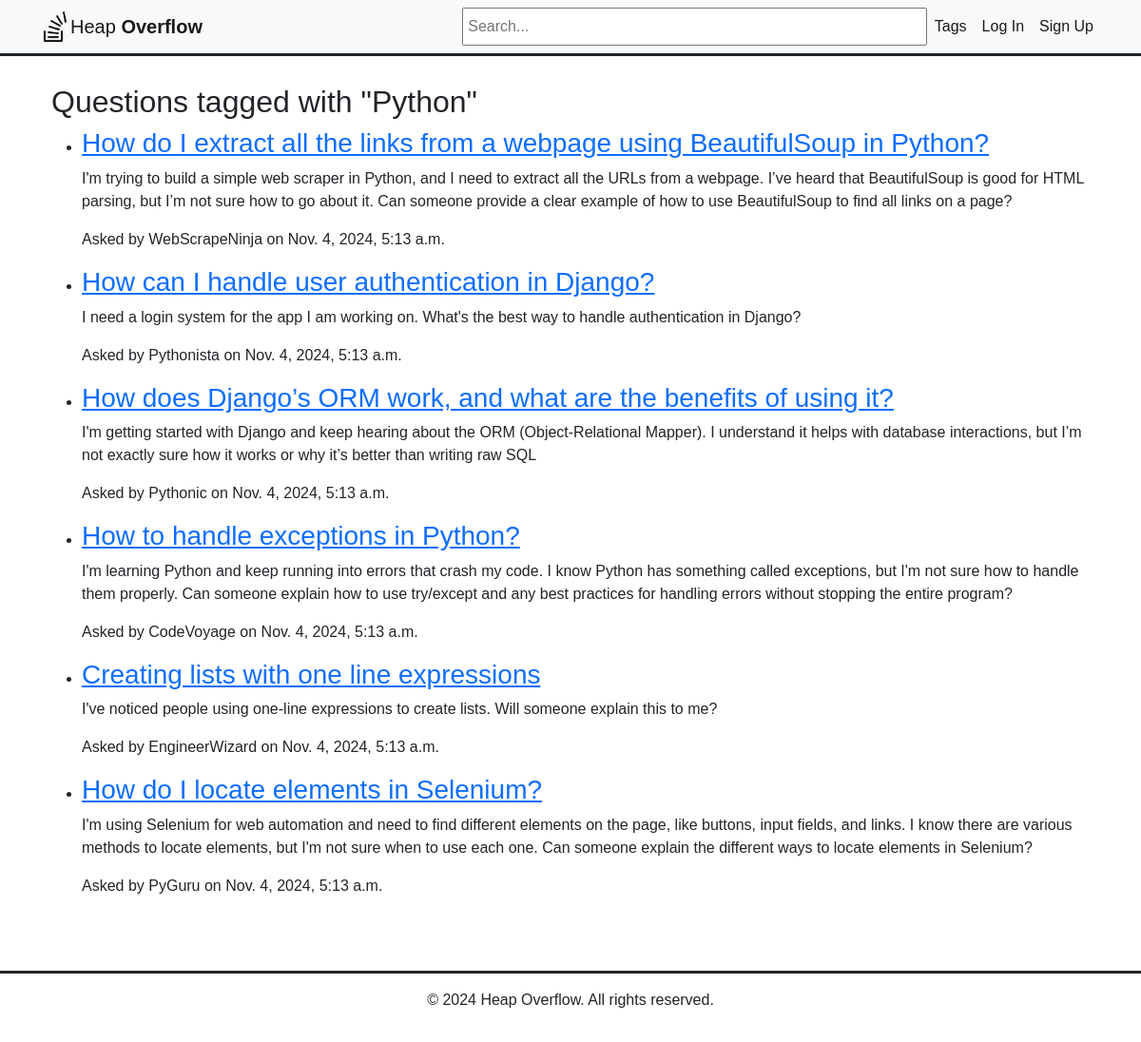
Page /tags/1/ on the earlier database version.
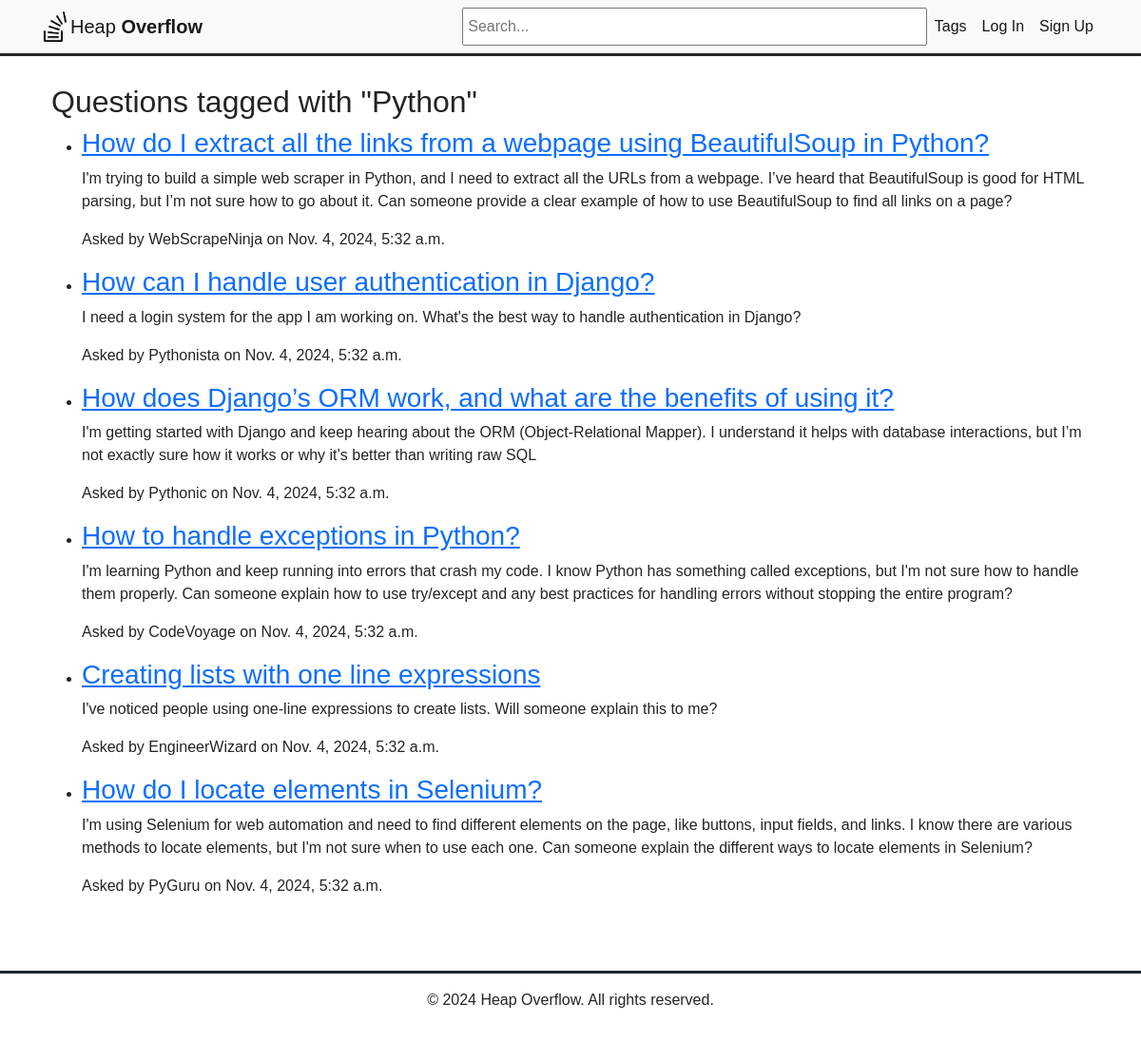
Same page on the later database version.
### heap/models.py (models this page shows, shortened)
class Question(models.Model):
    title = models.CharField(max_length=255)
    body = models.TextField()
    created_at = models.DateTimeField(auto_now_add=True)
    updated_at = models.DateTimeField(auto_now=True)
    author = models.ForeignKey(User, on_delete=models.CASCADE, related_name='questions')
    tags = models.ManyToManyField('Tag', related_name='questions')

### heap/views.py (the view)
# urls.py: path('tags/<int:tag_id>/', views.questions_by_tag, name='questions_by_tag'),
def questions_by_tag(request, tag_id):
    tag = get_object_or_404(Tag, id=tag_id)
    questions = Question.objects.filter(tags=tag)
    return render(request, 'heap/questions_by_tag.html', {'tag': tag, 'questions': questions})

### heap/templates/heap/questions_by_tag.html
{% extends 'heap/base.html' %}
{% block content %}
<div class="container">
    <h2>Questions tagged with "{{ tag.name }}"</h2>
    <ul>
        {% for question in questions %}
            <li>
                <h3><a href="{% url 'question_detail' pk=question.pk %}">{{ question.title }}</a></h3>
                <p>{{ question.body }}</p>
                <p>Asked by {{ question.author }} on {{ question.created_at }}</p>
            </li>
        {% empty %}
            <p>No questions found for this tag.</p>
        {% endfor %}
    </ul>
</div>
{% endblock %}

Differences in the rows shown:
changed Question "How do I extract all the links from a webpage using BeautifulSoup in Python?": created_at "Nov. 4, 2024, 5:13 a.m." → "Nov. 4, 2024, 5:32 a.m."
changed Question "How can I handle user authentication in Django?": created_at "Nov. 4, 2024, 5:13 a.m." → "Nov. 4, 2024, 5:32 a.m."
changed Question "How does Django’s ORM work, and what are the benefits of using it?": created_at "Nov. 4, 2024, 5:13 a.m." → "Nov. 4, 2024, 5:32 a.m."
changed Question "How to handle exceptions in Python?": created_at "Nov. 4, 2024, 5:13 a.m." → "Nov. 4, 2024, 5:32 a.m."
changed Question "Creating lists with one line expressions": created_at "Nov. 4, 2024, 5:13 a.m." → "Nov. 4, 2024, 5:32 a.m."
changed Question "How do I locate elements in Selenium?": created_at "Nov. 4, 2024, 5:13 a.m." → "Nov. 4, 2024, 5:32 a.m."
